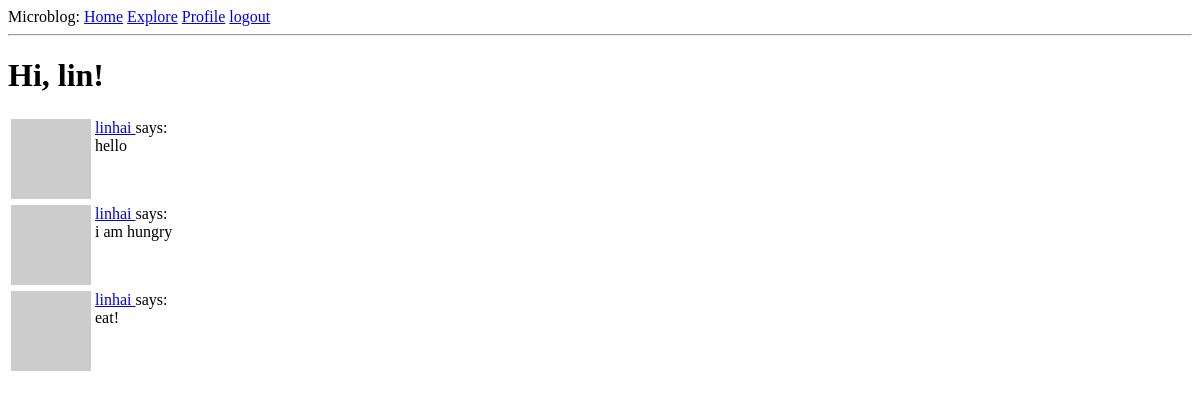
Page /explore (signed in) on the earlier database version.
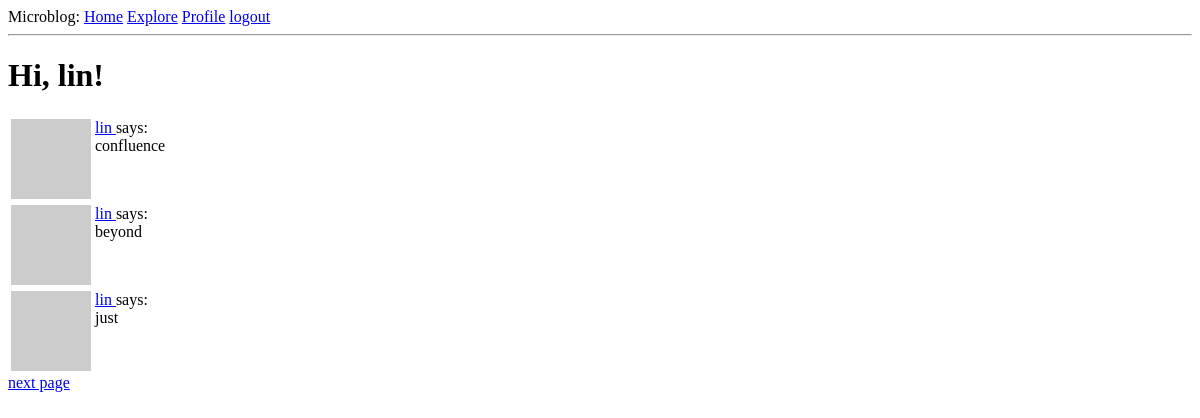
Same page on the later database version.
### app/models.py (models this page shows, shortened)
class Post(db.Model):
    id = db.Column(db.Integer, primary_key=True)
    body = db.Column(db.String(140))
    timestamp = db.Column(db.DateTime, index=True, default=datetime.utcnow)
    user_id = db.Column(db.Integer, db.ForeignKey('user.id'))

class User(UserMixin, db.Model):
    id = db.Column(db.Integer, primary_key=True)
    username = db.Column(db.String(64), index=True, unique=True)
    email = db.Column(db.String(120), index=True, unique=True)
    password = db.Column(db.String(128))
    about_me = db.Column(db.String(140))
    last_seen = db.Column(db.DateTime, default=datetime.utcnow)
    posts = db.relationship('Post', backref='author', lazy='dynamic')
    followed = db.relationship(
        'User', secondary=followers,
        primaryjoin=(followers.c.follower_id == id),
        secondaryjoin=(followers.c.followed_id == id),
        backref=db.backref('followers', lazy='dynamic'), lazy='dynamic')
    def avatar(self, size):
        digest = md5(self.email.lower().encode('utf-8')).hexdigest()
        return 'https://www.gravatar.com/avatar/{}?d=identicon&s={}'.format(
            digest, size)
    @login.user_loader
    def load_user(id):
        return User.query.get(int(id))

### app/routes.py (the view)
@app.route('/explore')
@login_required
def explore():
    page = request.args.get('page', 1, type=int)
    posts = Post.query.order_by(Post.timestamp.desc()).paginate(
        page, app.config['POSTS_PER_PAGE'], False)
    next_url = url_for('explore', page=posts.next_num) if posts.has_next else None
    prev_url = url_for('explore', page=posts.prev_num) if posts.has_prev else None
    return render_template("index.html", title='Explore', posts=posts.items,
                          next_url=next_url, prev_url=prev_url)

### app/routes.py (called while the page is built)
@app.before_request
def before_request():
    if current_user.is_authenticated:
        current_user.last_seen = datetime.utcnow()
        db.session.commit()

### app/templates/index.html (shortened to what this page needs)
{% extends "base.html" %}
{% block content %}
    <h1>Hi, {{ current_user.username }}!</h1>
    {% for post in posts %}
        {% include '_post.html' %}
    {% endfor %}
    {% if next_url %}
        <a href="{{ next_url }}">next page</a>
    {% endif %}
{% endblock %}

### app/templates/_post.html
    <table>
        <tr valign="top">
            <td><img src="{{ post.author.avatar(36) }}"></td>
            <td>
                <a href="{{ url_for('user', username=post.author.username) }}">
                    {{ post.author.username }}
                </a>
                says:<br>{{ post.body }}
            </td>
        </tr>
    </table>

Differences in the rows shown:
no longer on this page (row unchanged): Post: author.username "linhai", body "hello"
no longer on this page (row unchanged): Post: author.username "linhai", body "i am hungry"
no longer on this page (row unchanged): Post: author.username "linhai", body "eat!"
added Post: author.username "lin", body "confluence"
added Post: author.username "lin", body "beyond"
added Post: author.username "lin", body "just"
Other differences:
text now shown: "next page"
